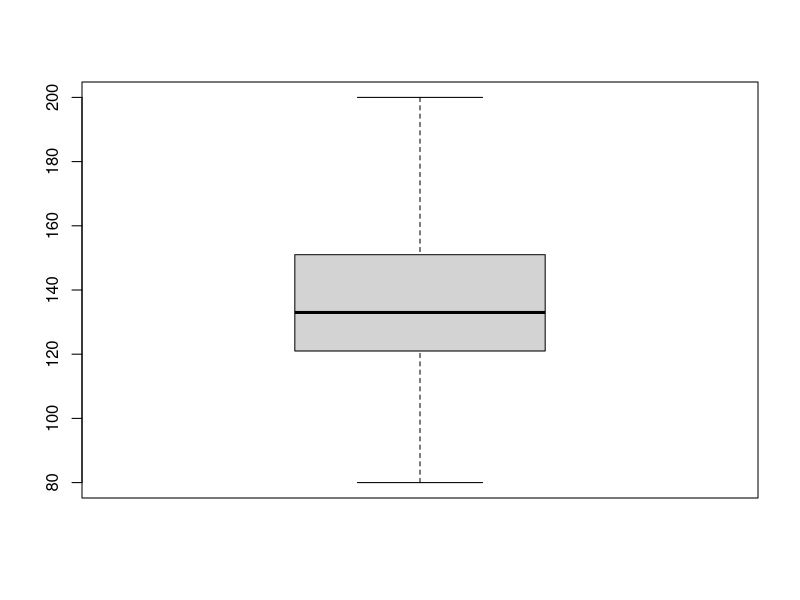

This figure's R source:
################################################################################
#Question 1
q1 <- c(80, 121, 132, 145, 151, 119, 133, 134, 200, 195, 90, 121, 132, 123, 145,
        151, 119, 133, 134, 151, 168)

boxplot(q1, range = 3)

qnts <- c(0,0.25,0.50,0.75,1)
quantile(q1, probs = qnts, type = 2)
q3 <- 151
q1 <- 121
IQR <- q3 - q1

q3 + (3*IQR)

#The answer to this question should be: False. 200 is not an extreme outlier
################################################################################
#Question 2

#The answer is Nominal
################################################################################
#Question 3

q3 <- c(41,37,27,41,18,48,41,50,54,37,25)

rnge <- max(q3) - min(q3)
rnge
rnge1 <- range(q3)[2] - range(q3)[1]
rnge1
range(q3)

as.numeric(q3)
sort(q3)
#mode is 41, range is 36
as.factor(q3)
table(q3) #Mode is 41
#The answer here should be B. Mode is 41 and range is 36
################################################################################
#Question 4

q4 <- c(19,18,26,9,15,23,10,5,15,17,8,22,12)
round(sd(q4),digits = 1)

sd1 <- sqrt(sum(((q4 - mean(q4))^2))/(length(q4) - 1))
sd1

round(sd1, digits = 1)
#Answer to Question #4 is 6.3
################################################################################
#Question 5

q5 <- c(3.8, 1.8, 2.4, 3.7, 4.1, 3.9, 1.2, 3.6, 4.2, 3.4, 3.7, 2.2, 1.6, 4.2, 
        3.5, 2.6, 0.4, 3.7, 2.0, 3.6)
round(median(q5), digits = 2)

sort(q5)

length(q5)

(q5[10]+q5[11])/2

#The median of these values rounded to 2 digits is 3.55 in.
################################################################################
#Question 6

q6 <- c(3.8, 1.8, 2.4, 3.7, 4.1, 3.9, 1.2, 3.6, 4.2, 3.4, 3.7, 2.2, 1.6, 4.2, 
        3.5, 2.6, 0.4, 3.7, 2.0, 3.6)

round(var(q6), digits = 3)

vr1 <- sum((q6 - mean(q6))^2)/(length(q6) - 1)
round(vr1, digits = 3)

#Variance of this data set is 1.247
################################################################################
#Question 7

mheight <- 67.1
sdheight <- 3.5

mheight - (2*sdheight)
mheight + (2*sdheight)
#The answer is the percentage is at least 75%
################################################################################
#Question 8

q8 <- c(69, 68, 64, 61, 65, 64, 71, 67, 62, 63, 61, 64, 75, 67, 60, 59, 64, 69,
        65, 72)
round(mean(q8, trim = 0.2), digits = 2)

round(0.2*length(q8))

q8_s <- sort(q8)
round(mean(q8_s[5:16]), digits = 2)
#The answer to this question is 65.17
################################################################################
# Question 9

center <- seq(from = 54.5, to = 94.5, by = 10)
f <- c(5,7,9,10,9)
class <- c("50-59","60-69","70-79","80-89","90-99")

df <- data.frame(class, f, center)
fi_Mi <- f*center
df<-data.frame(class, f, center, fi_Mi)
df

x <- sum(fi_Mi)/sum(f)
x
fi_Mi_x <- f*((center - x)^2)
df <- data.frame(class, f, center, fi_Mi, fi_Mi_x)
df

vr_frq <- sum(fi_Mi_x)/(sum(f)-1)
sd_frq <- round(sqrt(vr_frq), digits = 1)
sd_frq

#The standard deviation here is 13.4
################################################################################
# Question 10

rest_a <- c(120,	67,	89	,97	,124,	68,	72,	96)
rest_b <- c(115,	126	,49	,56	,98,	76,	78	,95)
#For Restaurant A
max(rest_a) - min(rest_a)
var(rest_a)
sd(rest_a)

#For Restaurant B
max(rest_b) - min(rest_b)
var(rest_b)
sd(rest_b)

#There is more variation in the times for restaurant B as indicated by results 
################################################################################
